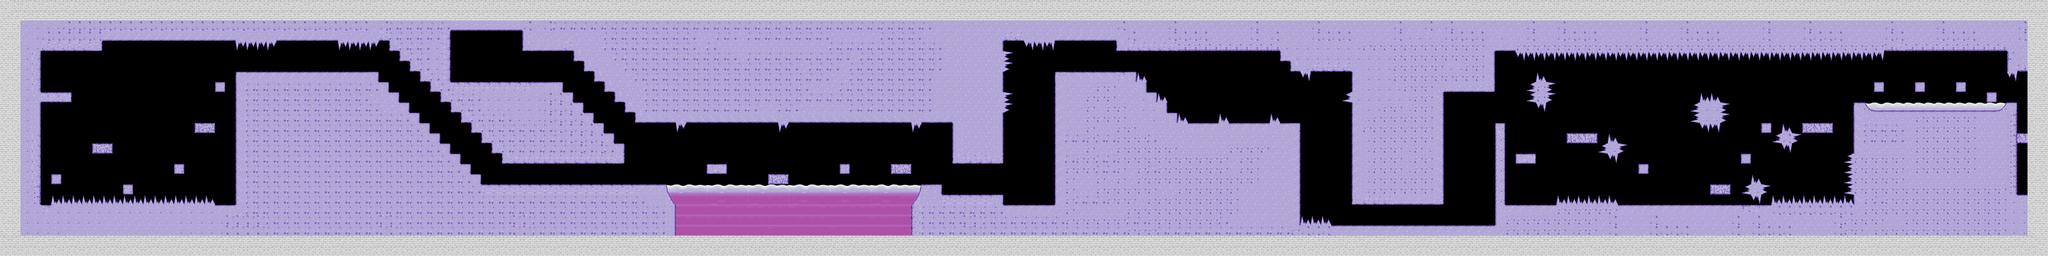

Below is a game level as drawn by its tile map, then a one-line description and the .tmx that defines it (tile-layer data replaced by summaries):
An orthogonal 200x25 tile map with 40x40 px tiles, 4 tile layers (stageLayer, noInteractionLayer, trapLayer, fragileLayer), 3 tilesets and 19 objects (17x enemyStart, playerStart, portal).

<map version="1.0" orientation="orthogonal" renderorder="right-down" width="200" height="25" tilewidth="40" tileheight="40" nextobjectid="22">
 <tileset firstgid="1" name="items" tilewidth="40" tileheight="40" tilecount="24" columns="6">
  <image source="../assets/img/items.png" width="240" height="160" />
 </tileset>
 <tileset firstgid="25" name="player" tilewidth="40" tileheight="40" tilecount="30" columns="5">
  <image source="../assets/img/player_sprite.png" width="200" height="240" />
 </tileset>
 <tileset firstgid="55" name="uranusLevelFloor" tilewidth="40" tileheight="40" tilecount="80" columns="10">
  <image source="../assets/img/uranusLevelFloor.png" width="400" height="320" />
 </tileset>
 <layer name="stageLayer" width="200" height="25">
  <data>[5000 cells, 559 non-empty, 22 distinct tile ids]</data>
 </layer>
 <layer name="noInteractionLayer" width="200" height="25">
  <data>[5000 cells, 2683 non-empty, 8 distinct tile ids]</data>
 </layer>
 <layer name="trapLayer" width="200" height="25">
  <data>[5000 cells, 258 non-empty, 18 distinct tile ids]</data>
 </layer>
 <layer name="fragileLayer" width="200" height="25">
  <data>[5000 cells, 17 non-empty, 3 distinct tile ids]</data>
 </layer>
 <objectgroup name="objectsLayer">
  <object id="1" name="enemyOne" type="enemyStart" gid="7" x="1753.5" y="323" width="40" height="40">
   <properties>
    <property name="animated" type="bool" value="true" />
    <property name="sprite" value="enemy" />
   </properties>
  </object>
  <object id="2" name="enemyTen" type="enemyStart" gid="7" x="1891" y="324.667" width="40" height="40">
   <properties>
    <property name="animated" type="bool" value="true" />
    <property name="sprite" value="enemy" />
   </properties>
  </object>
  <object id="4" name="enemyFour" type="enemyStart" gid="7" x="1815.17" y="323.5" width="40" height="40">
   <properties>
    <property name="animated" type="bool" value="true" />
    <property name="sprite" value="enemy" />
   </properties>
  </object>
  <object id="5" name="enemyThree" type="enemyStart" gid="7" x="1800.33" y="323.333" width="40" height="40">
   <properties>
    <property name="animated" type="bool" value="true" />
    <property name="sprite" value="enemy" />
   </properties>
  </object>
  <object id="6" name="enemyEight" type="enemyStart" gid="7" x="1859" y="324.167" width="40" height="40">
   <properties>
    <property name="animated" type="bool" value="true" />
    <property name="sprite" value="enemy" />
   </properties>
  </object>
  <object id="7" name="enemySix" type="enemyStart" gid="7" x="1826.17" y="323.333" width="40" height="40">
   <properties>
    <property name="animated" type="bool" value="true" />
    <property name="sprite" value="enemy" />
   </properties>
  </object>
  <object id="8" name="enemyTwo" type="enemyStart" gid="7" x="1775.67" y="324.167" width="40" height="40">
   <properties>
    <property name="animated" type="bool" value="true" />
    <property name="sprite" value="enemy" />
   </properties>
  </object>
  <object id="10" name="enemyNine" type="enemyStart" gid="7" x="1877.17" y="324.333" width="40" height="40">
   <properties>
    <property name="animated" type="bool" value="true" />
    <property name="sprite" value="enemy" />
   </properties>
  </object>
  <object id="11" name="enemySeven" type="enemyStart" gid="7" x="1840.5" y="323.833" width="40" height="40">
   <properties>
    <property name="animated" type="bool" value="true" />
    <property name="sprite" value="enemy" />
   </properties>
  </object>
  <object id="12" name="enemyFive" type="enemyStart" gid="7" x="1789.5" y="323.333" width="40" height="40">
   <properties>
    <property name="animated" type="bool" value="true" />
    <property name="sprite" value="enemy" />
   </properties>
  </object>
  <object id="13" name="player" type="playerStart" gid="30" x="163.5" y="361" width="40" height="40" />
  <object id="14" name="enemyEleven" type="enemyStart" gid="7" x="983.061" y="283.061" width="40" height="40">
   <properties>
    <property name="animated" type="bool" value="true" />
    <property name="sprite" value="enemy" />
   </properties>
  </object>
  <object id="15" name="enemyTwelve" type="enemyStart" gid="7" x="3920.67" y="802.667" width="40" height="40">
   <properties>
    <property name="animated" type="bool" value="true" />
    <property name="sprite" value="enemy" />
   </properties>
  </object>
  <object id="16" name="enemyThirteen" type="enemyStart" gid="6" x="4123.33" y="283" width="40" height="40">
   <properties>
    <property name="animated" type="bool" value="true" />
    <property name="sprite" value="enemy" />
   </properties>
  </object>
  <object id="17" name="enemyFourteen" type="enemyStart" gid="1" x="4958.17" y="482.833" width="40" height="40">
   <properties>
    <property name="animated" type="bool" value="true" />
    <property name="sprite" value="enemy" />
   </properties>
  </object>
  <object id="18" name="enemyFifteen" type="enemyStart" gid="1" x="4887" y="483.5" width="40" height="40">
   <properties>
    <property name="animated" type="bool" value="true" />
    <property name="sprite" value="enemy" />
   </properties>
  </object>
  <object id="19" name="enemySixteen" type="enemyStart" gid="7" x="4643" y="483" width="40" height="40">
   <properties>
    <property name="animated" type="bool" value="true" />
    <property name="sprite" value="enemy" />
   </properties>
  </object>
  <object id="20" name="fuel" type="portal" gid="13" x="7879" y="760" width="40" height="40">
   <properties>
    <property name="animated" type="bool" value="true" />
    <property name="sprite" value="fuel" />
    <property name="targetTilemap" value="5" />
   </properties>
  </object>
  <object id="21" name="enemySeventeen" type="enemyStart" gid="1" x="6758" y="802.667" width="40" height="40">
   <properties>
    <property name="animated" type="bool" value="true" />
    <property name="sprite" value="enemy" />
   </properties>
  </object>
 </objectgroup>
</map>